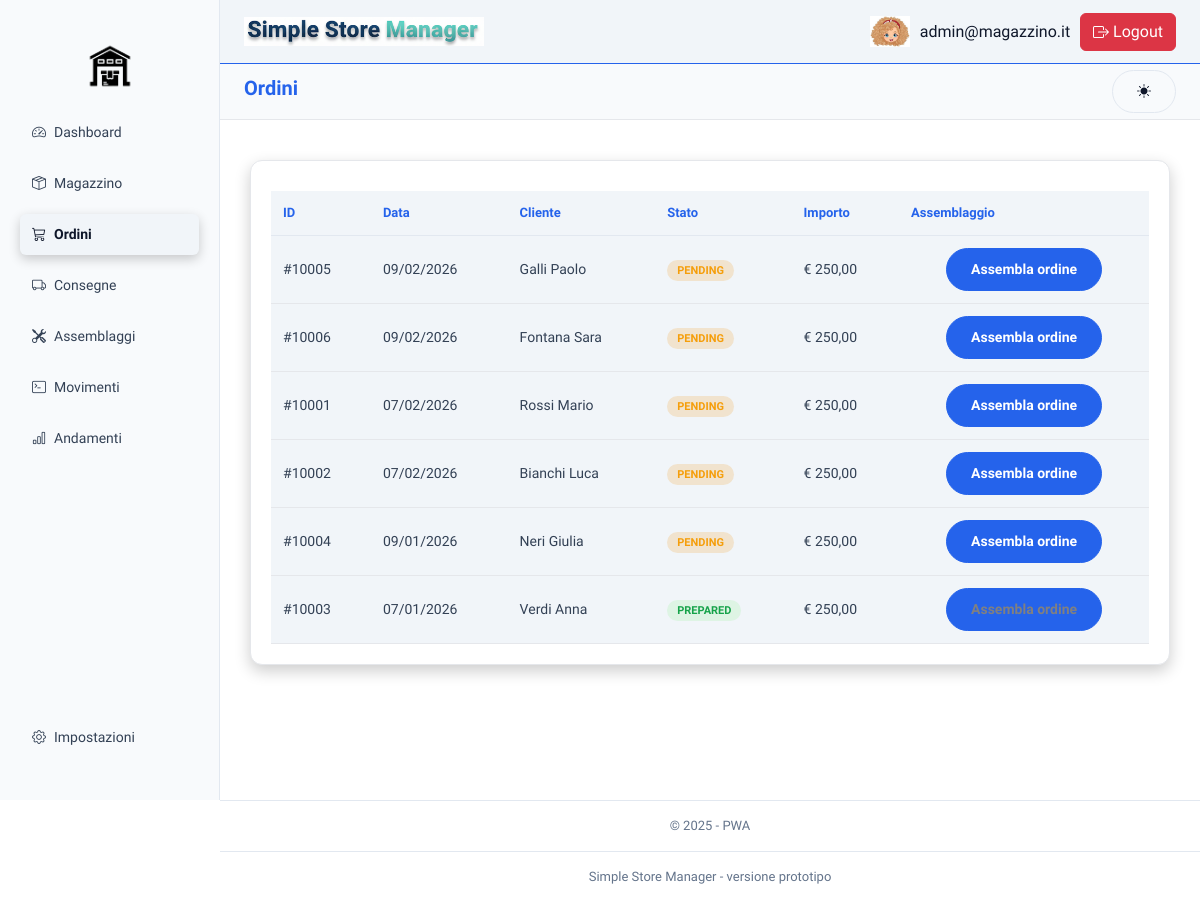
The page /index.php?page=ordini (signed in) on the database its author committed.
### tables this page shows
CREATE TABLE `ordini` (
  `id` int(5) NOT NULL,
  `id_shopify` int(5) NOT NULL,
  `data_creazione` datetime NOT NULL DEFAULT current_timestamp(),
  `stato` enum('PENDING','OUT_OF_STOCK','PREPARED') NOT NULL DEFAULT 'PENDING',
  `id_cliente` int(5) NOT NULL
);

CREATE TABLE `cliente` (
  `codice` int(5) NOT NULL,
  `nome` varchar(20) NOT NULL,
  `cognome` varchar(20) NOT NULL,
  `email` varchar(40) NOT NULL,
  `numero` varchar(15) DEFAULT NULL
);

### backend/query/ordini.php (called while the page is built, shortened)
<?php
function getAllOrdini(){
    $pdo=connect();
    $sql = "SELECT o.id,o.id_shopify, DATE_FORMAT(o.data_creazione, '%d/%m/%Y') AS data_creazione,o.stato, c.nome, c.cognome
    FROM ordini o
    JOIN cliente c ON o.id_cliente = c.codice
    ORDER BY o.data_creazione DESC;";
    $stmt = $pdo->query($sql);
    return $stmt->fetchAll(PDO::FETCH_ASSOC);
}
?>

### frontend/ordini/ordini.php (the view, shortened to what this page needs)
<?php
require_once 'backend/query/ordini.php';
foreach (getAllOrdini() as $ordine) {
    if(checkDisponibilitaComponenti($ordine['id']) && $ordine['stato'] != 'PREPARED'){
      setStatoOrdine($ordine['id'], 'PENDING');
    }elseif($ordine['stato'] != 'PREPARED'){
      setStatoOrdine($ordine['id'], 'OUT_OF_STOCK');
    }
}
$ordini = getAllOrdini();
?>
<!DOCTYPE html>
<html lang="it">
<body>
  <div class="main">
    <div class="card full">
      <table class="orders-table">
        <thead>
          <tr>
            <th>ID</th>
            <th>Data</th>
            <th>Cliente</th>
            <th>Stato</th>
            <th>Importo</th>
            <th>Assemblaggio</th>
          </tr>
        </thead>
        <tbody>
          <?php foreach ($ordini as $ordine): ?>
            <tr class="assembly_component">
              <td>#<?= $ordine['id_shopify']; ?></td>
              <td><?= $ordine['data_creazione']; ?></td>
              <td><?= $ordine['cognome']; ?> <?= $ordine['nome']; ?></td>
              <td><span class="status <?= strtolower($ordine['stato']); ?>"><?= $ordine['stato']; ?></span></td>
              <td>€ 250,00</td>
              <td class="order-action text-center">
                <button class="btn-primary">
                  <a <?= $ordine['stato'] != 'PREPARED' ? 'href="index.php?page=assemblaggiOrdine&id_ordine=' . $ordine['id'] . '" style="color: white; text-decoration: none;"' : 'style="color: gray; text-decoration: none; cursor: default;" disabled' ?>>Assembla ordine</a>
                </button>
              </td>
            </tr>
          <?php endforeach; ?>
        </tbody>
      </table>
    </div>
  </div>
  <div class="footer">© 2025 - PWA</div>
</body>
</html>

### frontend/stile/layout.css (style rules this page uses)
* { box-sizing: border-box; margin: 0; padding: 0; }
body { font-family: "Sora", sans-serif; background-color: var(--background-color); color: var(--text-light); line-height: 1.5; -webkit-font-smoothing: antialiased; }
.main { margin-left: 220px; padding: 140px 30px 30px; min-height: 100vh; }
.card { background: var(--background-section); padding: 20px; border-radius: 12px; border: 1px solid var(--background-hover); box-shadow: 0 6px 16px rgba(0, 0, 0, 0.2); display: flex; flex-direction: column; color: var(--text-light); }
.card.full { width: 100%; margin: 20px 0; }
.orders-table, .assembly-table { width: 100%; border-collapse: collapse; margin-top: 10px; }
.orders-table th, .assembly-table th { text-align: left; font-size: 13px; color: var(--highlight-color); padding: 12px; background-color: var(--background-thead); font-weight: 600; border-bottom: 1px solid var(--border-color); }
.orders-table td, .assembly-table td { padding: 12px; border-bottom: 1px solid var(--background-hover); font-size: 14px; color: var(--text-grey); }
.status,.grado { padding: 4px 10px; border-radius: 20px; font-size: 11px; font-weight: bold; text-transform: uppercase; }
.status.pending , .grado.medio { background: rgba(241, 155, 35, 0.2); color: var(--secondary-color); }
.status.prepared , .grado.basso { background: rgba(144, 238, 144, 0.2); color: var(--success-color); }
.btn-primary { display: inline-flex; align-items: center; justify-content: center; padding: 10px 24px; font-size: 14px; font-weight: 600; color: var(--background-color); background-color: var(--highlight-color); border: 1px solid var(--highlight-color); border-radius: 999px; cursor: pointer; transition: all 0.2s ease; }
.assembly_component { background: var(--background-thead); cursor: pointer; font-weight: 500; color: var(--text-light); border-bottom: 1px solid var(--background-color); }
.footer { margin-left: 220px; text-align: center; padding: 15px; font-size: 13px; color: var(--text-muted); background-color: var(--background-color); border-top: 1px solid var(--border-color); }

### frontend/stile/style-light.css (style rules this page uses)
:root { --primary-color: #f1f5f9; --secondary-color: #f59e0b; --highlight-color: #2563eb; --highlight-hover: #1e40af; --background-color: #ffffff; --background-alt: #f8fafc; --background-section: #ffffff; --background-thead: #f1f5f9; --background-hover: #e5e7eb; --text-light: #0f172a; --text-grey: #334155; --text-muted: #64748b; --text-admin: #1e40af; --error-color: #dc2626; --success-color: #16a34a; --warning-color: #f59e0b; --info-color: #2563eb; --border-color: #e2e8f0; --shadow-light: rgba(15, 23, 42, 0.08); --shadow-strong: rgba(15, 23, 42, 0.15); --bg-body: var(--background-color); --bg-card: var(--background-section); --bg-input: #f1f5f9; --border-input: #e2e8f0; --border-input-focus: var(--highlight-color); --btn-bg: var(--secondary-color); --btn-bg-hover: #d97706; --text-primary: var(--text-light); --text-placeholder: #94a3b8; --text-error: var(--error-color); --text-error-alt: #b91c1c; --shadow-card: var(--shadow-light); --shadow-input-focus: rgba(37, 99, 235, 0.25); --qr-overlay-bg: rgba(15, 23, 42, 0.45); --qr-modal-bg: #ffffff; --qr-modal-text: #0f172a; --qr-shadow: rgba(15, 23, 42, 0.15); --qr-canvas-bg: #f8fafc; --qr-code-bg: #ffffff; --qr-code-text: #0f172a; --qr-close-color: #64748b; --qr-close-hover: #1e40af; }

### rows shown on the page
ordini: id_shopify "10005", data_creazione "09/02/2026", id_cliente.cognome "Galli", id_cliente.nome "Paolo", stato "PENDING"
ordini: id_shopify "10006", data_creazione "09/02/2026", id_cliente.cognome "Fontana", id_cliente.nome "Sara", stato "PENDING"
ordini: id_shopify "10001", data_creazione "07/02/2026", id_cliente.cognome "Rossi", id_cliente.nome "Mario", stato "PENDING"
ordini: id_shopify "10002", data_creazione "07/02/2026", id_cliente.cognome "Bianchi", id_cliente.nome "Luca", stato "PENDING"
ordini: id_shopify "10004", data_creazione "09/01/2026", id_cliente.cognome "Neri", id_cliente.nome "Giulia", stato "PENDING"
ordini: id_shopify "10003", data_creazione "07/01/2026", id_cliente.cognome "Verdi", id_cliente.nome "Anna", stato "PREPARED"

### other values the page prints
$pagina "Dashboard"
$pagina "Magazzino"
$pagina "Ordini"
$pagina "Consegne"
$pagina "Assemblaggi"
$pagina "Movimenti"
$pagina "Andamenti"
$pagina "Impostazioni"
$_SESSION['user'] "admin@magazzino.it"
$page "Ordini"
